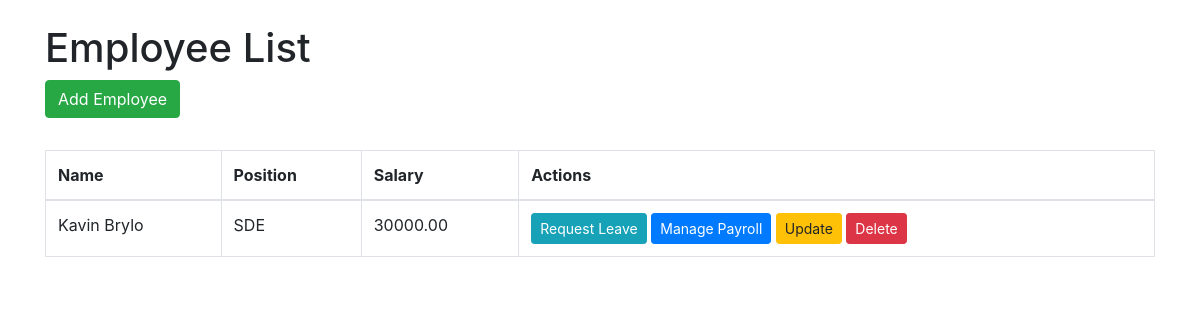
Before: / with the older database file.
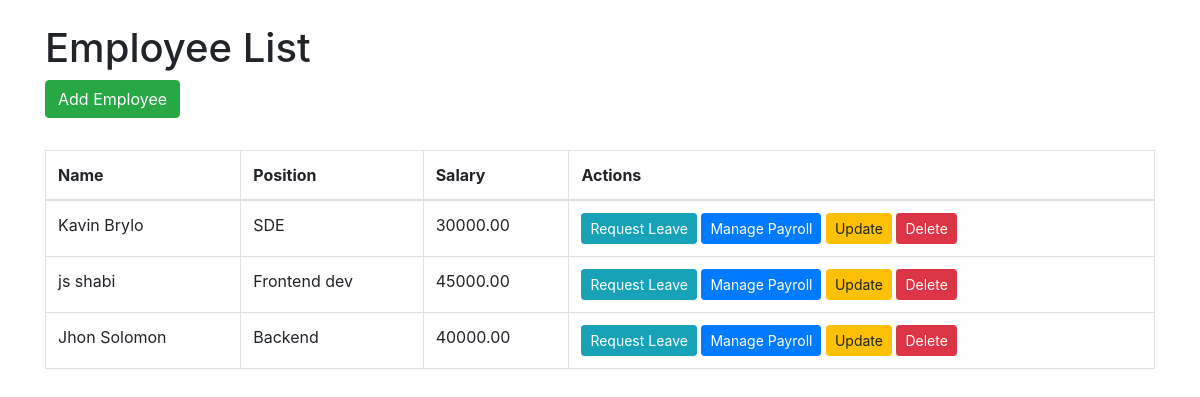
After: the same page with the newer database file.
### core/models.py (models this page shows, shortened)
class Employee(models.Model):
    first_name = models.CharField(max_length=100)
    last_name = models.CharField(max_length=100)
    email = models.EmailField(unique=True)
    phone_number = models.CharField(max_length=15)
    hire_date = models.DateField()
    department = models.CharField(max_length=100, default='HR')  # Default to HR
    job_title = models.CharField(max_length=100)
    salary = models.DecimalField(max_digits=10, decimal_places=2, default=0)  # Monthly salary

### core/views.py (the view)
# urls.py: path('', views.index, name='index'),
def index(request):
    employees = Employee.objects.all()
    return render(request, 'index.html', {'employees': employees})

### core/templates/index.html (shortened to what this page needs)
<!DOCTYPE html>
<html lang="en">
<head>
    <link rel="stylesheet" href="https://stackpath.bootstrapcdn.com/bootstrap/4.5.2/css/bootstrap.min.css">
</head>
<body>
    <div class="container">
        <h1 class="mt-4">Employee List</h1>
        <a href="{% url 'add_employee' %}" class="btn btn-success mb-3">Add Employee</a>
        <table class="table table-bordered mt-3">
            <thead>
                <tr>
                    <th>Name</th>
                    <th>Position</th>
                    <th>Salary</th>
                    <th>Actions</th>
                </tr>
            </thead>
            <tbody>
                {% for employee in employees %}
                <tr>
                    <td>{{ employee.first_name }} {{ employee.last_name }}</td>
                    <td>{{ employee.job_title }}</td>
                    <td>{{ employee.salary }}</td>
                    <td>
                        <a href="{% url 'leave_request' employee.id %}" class="btn btn-info btn-sm">Request Leave</a>
                        <a href="{% url 'payroll' employee.id %}" class="btn btn-primary btn-sm">Manage Payroll</a>
                        <a href="{% url 'update_employee' employee.id %}" class="btn btn-warning btn-sm">Update</a>
                        <a href="{% url 'delete_employee' employee.id %}" class="btn btn-danger btn-sm" onclick="return confirm('Are you sure you want to delete this employee?');">Delete</a>
                    </td>
                </tr>
                {% endfor %}
            </tbody>
        </table>
    </div>
</body>
</html>

Changed rows visible on the page:
added Employee: first_name "js", last_name "shabi", job_title "Frontend dev", salary "45000.00"
added Employee: first_name "Jhon", last_name "Solomon", job_title "Backend", salary "40000.00"
